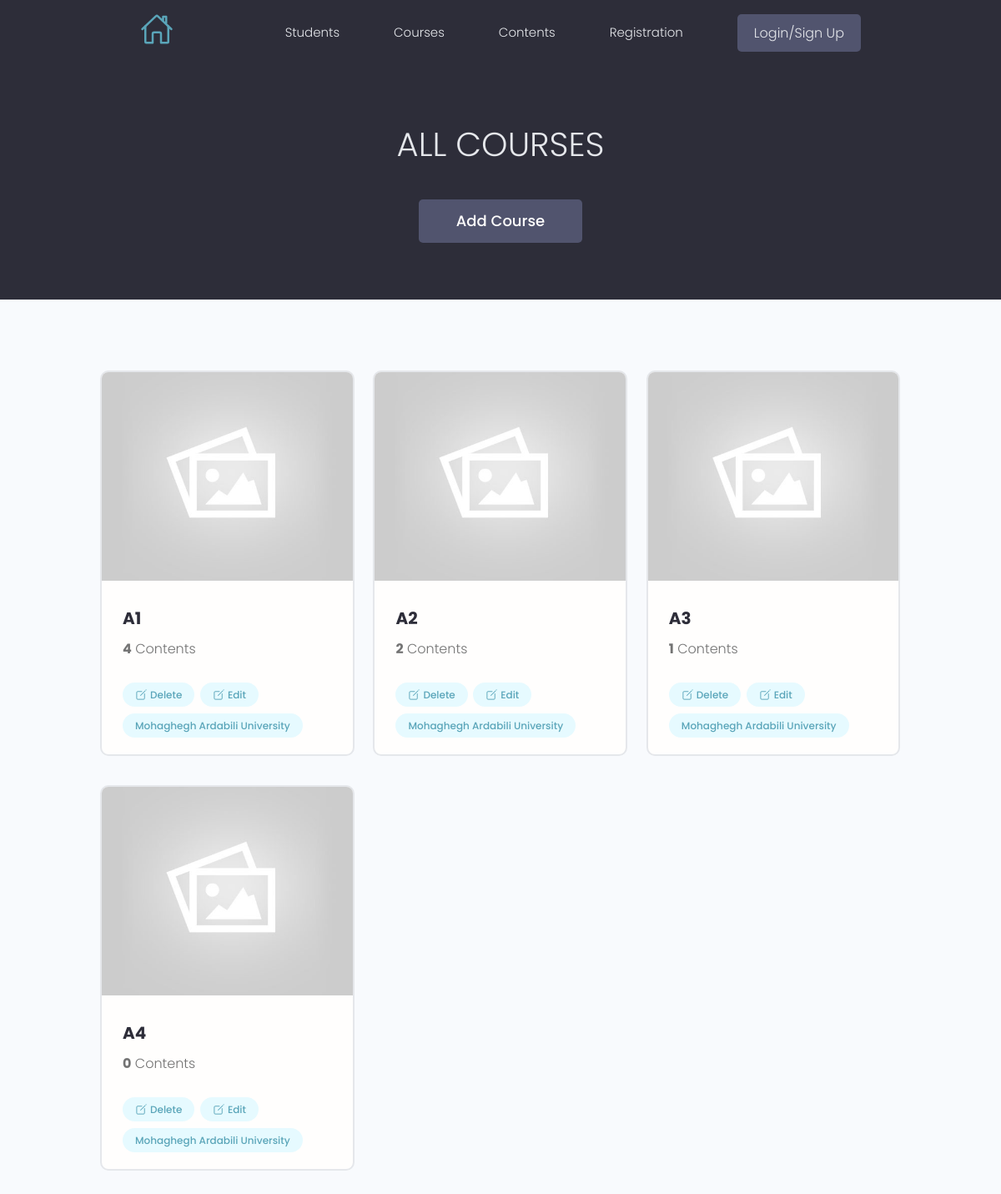
Screenshot of /courses with the database file from the repository.
### projects/models.py (models this page shows, shortened)
class course(models.Model):
    id = models.UUIDField(default=uuid.uuid4, primary_key=True, unique=True, editable=False)
    name = models.CharField(max_length=50, blank=True)
    content = models.ManyToManyField('content', blank=True)
    created = models.DateTimeField(auto_now_add=True)

### projects/views.py (the view)
# urls.py: path('courses', views.allCourses, name="allCourses"),
def allCourses(request):
    Courses = course.objects.all()
    context = {'Courses': Courses}
    return render(request, 'projects/Practice_4/Courses/Courses.html', context)

### projects/templates/projects/Practice_4/Courses/Courses.html
{% extends 'main.html' %}
{% block content %}
<main>
	<section class="hero-section text-center" style="height: 35vh;">
		<div class="container container--narrow">
			<div class="hero-section__box"">
				<h2>All Courses</h2>
			</div>
			<div class=" hero-section__search">
				<a href="{% url 'createCourse' %}" class="btn btn--sub btn--lg">Add Course</a>
			</div>
		</div>
	</section>
	<section class="projectsList">
		<div class="container">
			<div class="grid grid--three">
				{% for course in Courses %}
				<div class="column">
					<div class="card project">
						<a href="#" class="project">
							<img class="project__thumbnail" src="images/default-course.jpg" alt="project thumbnail" />
							<div class="card__body">
								<h3 class="project__title">{{course.name}}</h3>
								<p class="project--rating">
									<span style="font-weight: bold;">{{course.content.count}}</span> Contents
								</p>
								<div class="project__tags">
									<a class="tag tag--pill tag--main manage--btn" href="{% url 'deleteCourse' course.id %}">
										<ion-icon name="create-outline" class="ion-icon_edit"></ion-icon>Delete
									</a>
									<a class="tag tag--pill tag--main manage--btn" href="{% url 'updateCourse' course.id %}">
										<ion-icon name="create-outline" class="ion-icon_edit"></ion-icon>Edit
									</a>
									<span class="tag tag--pill tag--main">
										<small>Mohaghegh Ardabili University</small>
									</span>
								</div>
							</div>
						</a>
					</div>
				</div>
				{% endfor %}
			</div>
		</div>
	</section>
</main>
{% endblock %}

### static/styles/app.css (style rules this page uses)
:root { --color-sub: #2d2d39; }
.btn--sub { background-color: var(--color-sub-light); }
.card { border: 2px solid var(--color-light); }
img { width: 100%; }
.hero-section { height: 40vh; display: flex; align-items: center; background-color: var(--color-sub); }
.hero-section__box { margin-bottom: 4rem; }
.hero-section__box > h2, .hero-section__box > h2 > span { font-size: 4rem; color: var(--color-light); line-height: 1.3; text-transform: uppercase; }
.hero-section__box > h2 { font-weight: 300; }
.project--rating { margin-bottom: 1.6em; margin-top: .5em; }
.projectsList { margin-top: 8rem; }
.project__thumbnail { height: 25rem; object-fit: cover; object-position: top center; }
.project__title { font-size: 2rem; font-weight: 700; color: var(--color-sub); }

### static/styles/main.css (style rules this page uses)
.manage--btn { margin-right: 0.25rem; margin-bottom: 0.75rem; }
.ion-icon_edit { font-size: 15px; margin-right: 3px; }

### static/uikit/styles/modules/_variables.css (style rules this page uses)
:root { --color-main: #5aa5b9; --color-main-light: #e6faff; --color-sub: #3f4156; --color-sub-light: #51546e; --color-sub-lighter: #ededfd; --color-text: #737373; --color-gray: #8b8b8b; --color-light: #e5e7eb; --color-light-gray: #767676; --color-bg: #f8fafd; --color-white: #fffefd; --color-white-light: #f3f3f3; --color-success: #359e64; --color-success-bg: #def8e8; --color-error: #fc4b0b; --color-error-bg: #fff2ee; --font-base: 'Poppins', arial, helvetica, 'Segoe UI', roboto, ubuntu, sans-serif; --font-monospace: 'Fira Code', 'Courier New', courier, monospace; --font-regular: 300; --font-medium: 500; --font-bold: 700; --generic-shadow: 1px 1px 5px #00000010; --generic-transition: all 0.3s ease-in-out; }

### static/uikit/styles/modules/_base.css (style rules this page uses)
* { margin: 0; padding: 0; box-sizing: border-box; text-rendering: optimizeLegibility; color: inherit; font-size: inherit; }
html { font-size: 50%; }
@media only screen and (min-width: 480px) { html { font-size: 56.25%; } }
@media only screen and (min-width: 1200px) { html { font-size: 62.5%; } }
body { line-height: 1.6; font-weight: 400; font-size: 1.5rem; color: var(--color-text); background-color: var(--color-bg); min-height: 100vh; }

### static/uikit/styles/modules/_typography.css (style rules this page uses)
* { font-family: var(--font-base); }
h2 { font-size: 3.6rem; font-weight: var(--font-bold); }
h3 { font-size: 3.2rem; font-weight: var(--font-medium); }
p, span, strong { font-size: 1.6rem; color: var(--color-text); font-weight: var(--font-regular); }
a { padding-bottom: 2px; text-decoration: none; display: inline-block; color: var(--color-main); font-weight: var(--font-medium); }

### static/uikit/styles/modules/_utilities.css (style rules this page uses)
.container { width: 92%; max-width: 165rem; margin: 0 auto; box-sizing: border-box; }
.container--narrow { width: 92%; max-width: 120rem; }
@media screen and (min-width: 1000px) { .container { width: 90%; } }
@media screen and (min-width: 1000px) { .container--narrow { width: 85%; } }
@media screen and (min-width: 1200px) { .container { width: 80%; } }
@media screen and (min-width: 1200px) { .container--narrow { width: 72%; } }
.text-center { text-align: center; }

### static/uikit/styles/modules/_button.css (style rules this page uses)
.btn { display: inline-block; position: relative; cursor: pointer; background-color: var(--color-light); font-weight: var(--font-medium); color: var(--color-sub); text-decoration: none; padding: 1rem 2rem; border-radius: 0.5rem; border: none; width: -webkit-fit-content; width: -moz-fit-content; width: fit-content; height: -webkit-fit-content; height: -moz-fit-content; height: fit-content; font-size: 1.6rem; outline-width: 0; outline-color: transparent; -webkit-backface-visibility: hidden; backface-visibility: hidden; transition: all 0.3s ease-in-out; }
.btn--sub { background-color: var(--color-sub); color: var(--color-white); }
.btn--lg { font-size: 1.8rem; padding: 1.2rem 4.5rem; }

### static/uikit/styles/modules/_card.css (style rules this page uses)
.card { border-radius: 1rem; background-color: var(--color-white); border: 1.5px solid var(--color-light); width: auto; height: auto; margin-top: 0.5rem; margin-bottom: 0.5rem; overflow: hidden; }
.card__body, .card__header { padding: 2rem 2.5rem; }

### static/uikit/styles/modules/_tag.css (style rules this page uses)
.tag { display: inline-flex; align-items: center; background-color: var(--color-sub); height: -webkit-fit-content; height: -moz-fit-content; height: fit-content; width: -webkit-fit-content; width: -moz-fit-content; width: fit-content; border-radius: 0.5rem; padding: 0.5rem 1.5rem; font-size: 1.2rem; cursor: pointer; }
.tag:not(:last-child) { margin-right: 0.25rem; margin-bottom: 0.75rem; }
.tag > small { color: var(--color-white); }
.tag--pill { border-radius: 5rem; }
.tag--main, .tag--main > small { background: var(--color-main-light); color: var(--color-main); font-weight: 500; }

### rows the page displays
course: name "A1", content.count "4"
course: name "A2", content.count "2"
course: name "A3", content.count "1"
course: name "A4", content.count "0"
